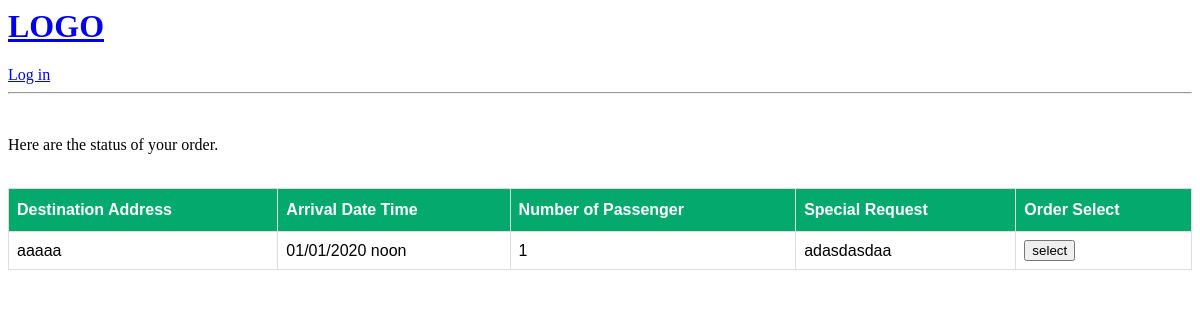
The page /user/driverSelect/ on the database as committed earlier.
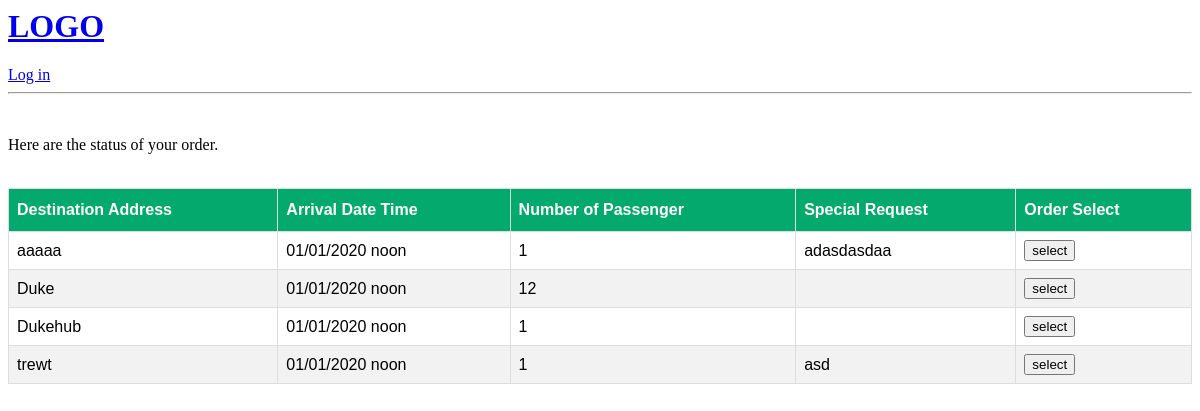
The same page on the database as committed later.
### user/models.py (models this page shows, shortened)
class Owner(models.Model):
    owner = models.ForeignKey(User, on_delete=models.CASCADE)
    Destination_Address = models.CharField(max_length=100)
    Arrival_Date_Time = models.DateTimeField(help_text='Format: 2020-01-01 12:00')
    Number_of_Passenger = models.PositiveIntegerField(default=1)
    Vehicle_Type = models.CharField(max_length=20, choices=TYPE_CHOICES, default='--')
    Special_Request = models.CharField(max_length=400, blank=True)
    Share_Or_Not = models.BooleanField()
    Max_Share_Num = models.PositiveIntegerField(help_text='If you do not want to share please choose 0', default=0)
    Status = models.CharField(default='Ongoing', max_length=20)
    Sharers_Name = models.CharField(default='', max_length=50, blank=True)
    Driver_Name = models.CharField(default='', max_length=50, blank=True)
    Driver_License = models.CharField(default='', max_length=50, blank=True)

### user/views.py (the view)
# urls.py: path('driverSelect/',DriverListView.as_view() , name='DriverSelect'),
class DriverListView(ListView):
    template_name = 'user/driver_select.html'
    def get_queryset(self):
        return Owner.objects.filter().order_by('Arrival_Date_Time')

### user/templates/user/driver_select.html (shortened to what this page needs)
{%extends 'main.html'%}
{% load mathfilters %}
{%block content%}
<br>
    <p>
        Here are the status of your order.
    </p>
<br>
<table id="customers">
    <thead>
    <tr>
        <th>Destination Address</th>
        <th>Arrival Date Time</th>
        <th>Number of Passenger</th>
        <th>Special Request</th>
        <th>Order Select</th>
    </tr>
    </thead>
    <tbody>
    {% for ride in object_list %}
    <tr>
    <td>{{ ride.Destination_Address }}</td>
    <td>{{ ride.Arrival_Date_Time|date:"m/d/Y P" }}</td>
    <td>{{ ride.Number_of_Passenger }}</td>
    <td>{{ ride.Special_Request }}</td>
    <td><button onclick= "myFunction()">select</button></td>
    </tr>
    {% endfor %}
    </tbody>
</table>
{% endblock %}

Rows that differ between the two databases and show on the page:
added Owner: Destination_Address "Duke", Arrival_Date_Time "01/01/2020 noon", Number_of_Passenger "12"
added Owner: Destination_Address "Dukehub", Arrival_Date_Time "01/01/2020 noon", Number_of_Passenger "1"
added Owner: Destination_Address "trewt", Arrival_Date_Time "01/01/2020 noon", Number_of_Passenger "1", Special_Request "asd"
